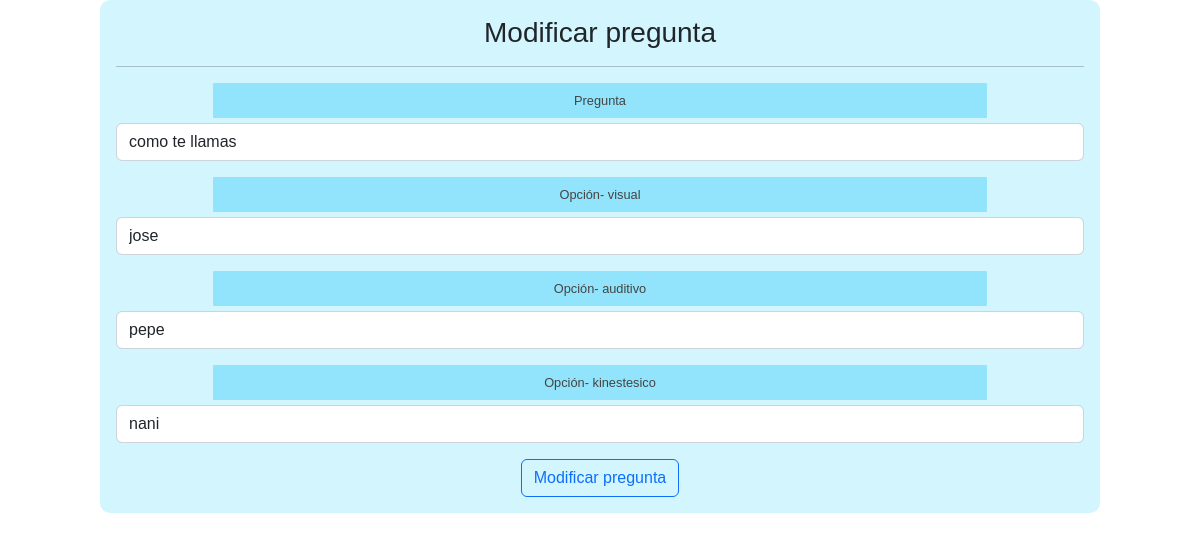
The app's page /modificacionPre.php?id=1 (signed in) with its own data.
### tables this page shows
CREATE TABLE `pregunta` (
  `idpreguntas` int(11) NOT NULL AUTO_INCREMENT,
  `descripción_p` varchar(300) NOT NULL,
  PRIMARY KEY (`idpreguntas`)
);

CREATE TABLE `opcion` (
  `idop` int(11) NOT NULL AUTO_INCREMENT,
  `idPregunta` int(11) NOT NULL,
  `descripción_op` varchar(180) NOT NULL,
  `categoria` varchar(25) NOT NULL,
  PRIMARY KEY (`idop`)
);

### modificacionPre.php (the view, shortened to what this page needs)
<?php
  include "modelo/conexion.php";
  $id = $_GET["id"];
  $sql = $conexion->query("SELECT * FROM pregunta WHERE idpreguntas = $id");
?>
<!DOCTYPE html>
<html lang="en">
  <head>
    <link href='css/formulario.css' rel='stylesheet' type='text/css'>
    <link href="https://cdn.jsdelivr.net/npm/bootstrap@5.2.2/dist/css/bootstrap.min.css" rel="stylesheet">
  </head>
  <body>
    <form class="col-10 p-3 m-auto formulario" method="POST">
      <h3>Modificar pregunta</h3>
      <hr color="#000000">
      <?php
        include "controlador/modificarPre.php";
        while($datos = $sql->fetch_object()){
          $numero = 1;
          $sqlOpciones = $conexion->query("SELECT * FROM opcion WHERE idPregunta = $id");
      ?>
      <div class="mb-3">
        <label for="exampleInputEmail1" class="input_textual">Pregunta</label>
        <input type="text" class="form-control" name="pregunta" value="<?= $datos->descripción_p ?>" required>
      </div>
      <?php
        while ($opciones = $sqlOpciones->fetch_object()) {
      ?>
      <div class="mb-3">
        <label for="exampleInputEmail1" class="input_textual">Opción- <?= $opciones->categoria ?></label>
        <input type="text" class="form-control" name="opcion<?= $numero ?>" value="<?= $opciones->descripción_op ?>" required>
      </div>
      <?php
         $numero++;
        }
      ?>
      <button type="submit" class="btn btn-outline-primary" name="btnregistrar" value="ok">Modificar pregunta</button>
    </form>
    <?php }
        ?>
  </body>
</html>

### css/formulario.css (style rules this page uses)
* { transition: .4s; box-sizing: border-box; font-family: 'arial'; }
body { background: rgba(255, 255, 255, 0.8); }
.formulario { width: 60%; margin: auto; text-align: center; background: #4dd7fa3f; padding-top: 30px; border-radius: 10px; }
.formulario .input_textual { display: block; padding: 7px 7px; margin: auto; margin-bottom: 5px; width: 80%; border: 1px solid #91e4fb; border-radius: 1px; color: #444; font-size: 0.8em; background:#91e4fb; }

### records on screen
pregunta: pregunta "como te llamas"
opcion: categoria "visual", opcion1 "jose"
opcion: categoria "auditivo", opcion2 "pepe"
opcion: categoria "kinestesico", opcion3 "nani"
